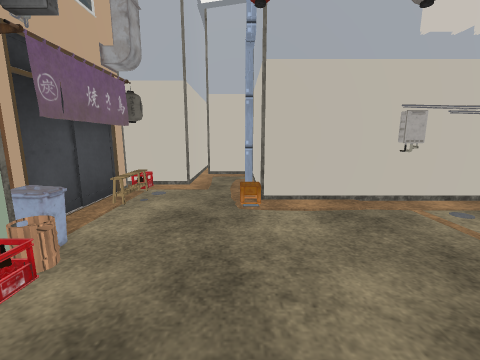
View 1 (above)

16 first-person views from a walk through a 3-D level made in the Unity game engine. The camera is 1.2 m above the floor, tilts 10° down and sees 90° across. The floor is counted in squares, 1 m on a side. Each view is taken from the middle of a square. On the plan, view 1 faces up. The plan holds only what a view shows up to about 12 squares ahead; the rest is blank. The place goes on beyond the plan. The player character is not drawn. Some animated figures are left out. Some surface patterns are stand-ins.

View 2
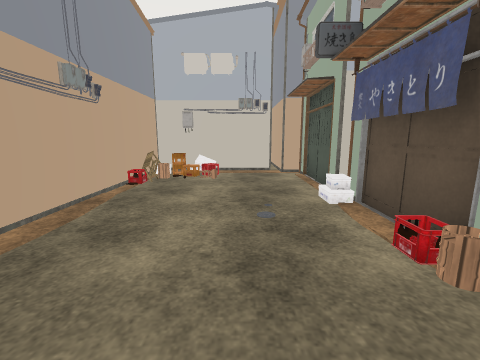

View 3
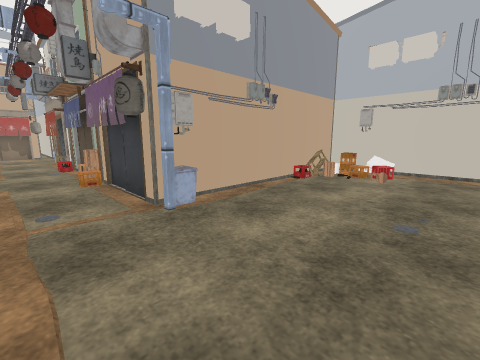

View 4
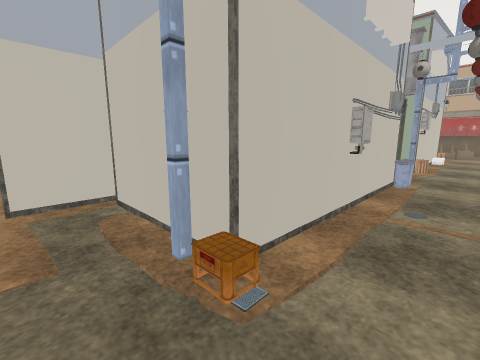

View 5
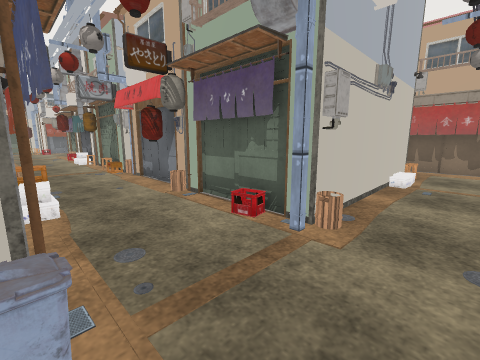

View 6
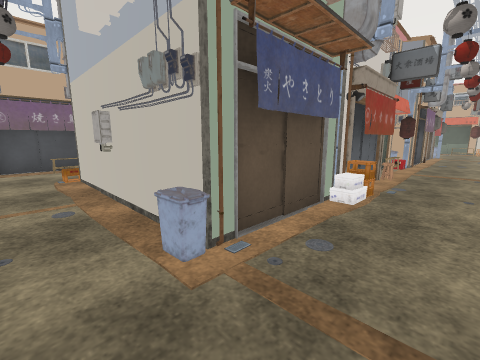

View 7
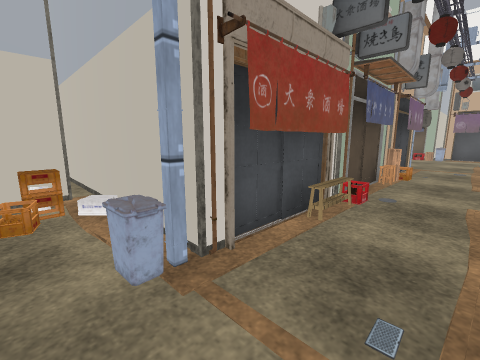

View 8
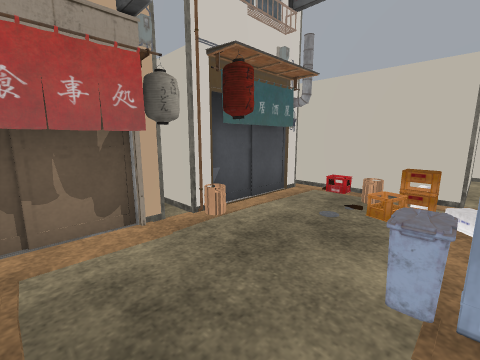

View 9
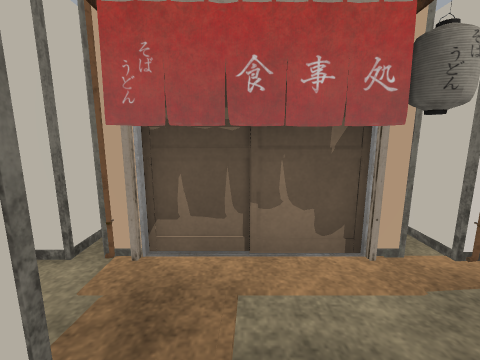

View 10
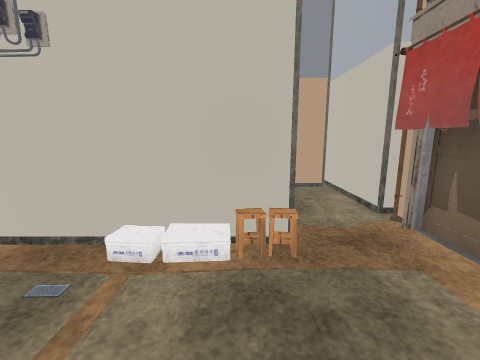

View 11
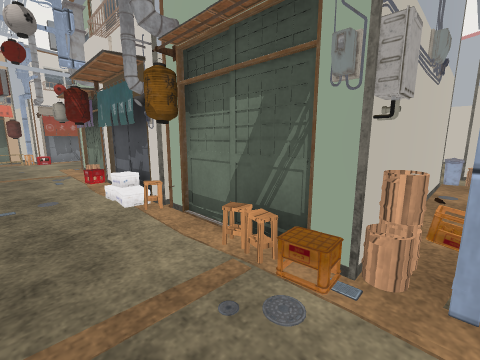

View 12
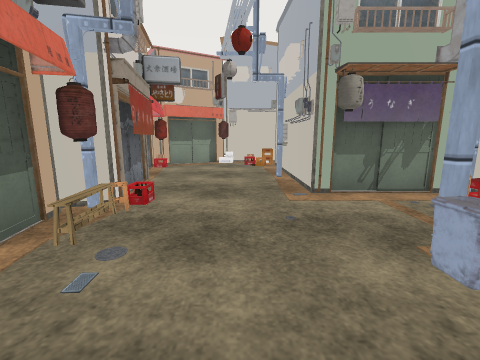

View 13
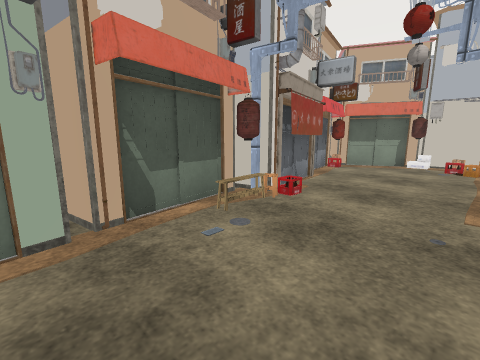

View 14
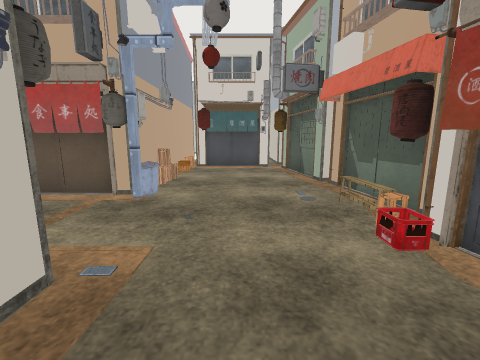

View 15
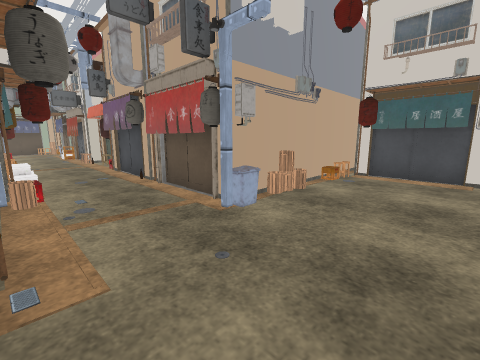

View 16
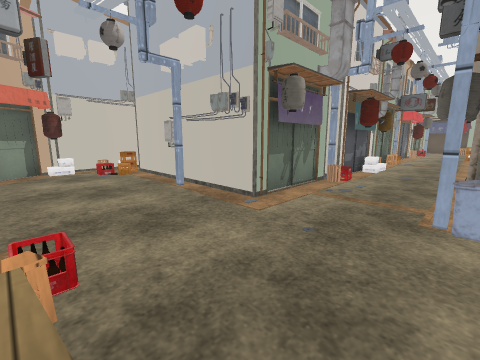

### Floor plan
Key: @ floor where view 1 was taken; # wall or solid block; . floor; = window, fence, low wall or low ledge; H house; P pole; E heater; B bin; S stool; A barrel; O other object.
Columns run from 3 left of view 1 to 17 right of it. Each row starts with its distance up from view 1.
 27           ###   ####
 26        ####P###H.H##
 25    #HH##H.OHHH....H#
 24    ##H............H##
 23     #..............#
 22     H........ PE..=#
 21    ######PB.H#######
 20          H..H
 19          #..#
 18          #.HP
 17          H..#
 16          #..H
 15         ##..O
 14         OP..H
 13         H...##
 12         #...E##
 11         ##..PA
 10          H..#
  9          #..#
  8          #P.H     ##
  7          #.H#     .#
  6 #####    H..H     .##
  5 #H.P######..P#####.H
  4 #H....E..B..E......H
  3 #B....P.........B..H
  2  H...BE##A#H####P..H#
  1  H....##        H.HH
  0  H.@..#         H..H
 -1  #....#         H#.H
 -2  H....#         ####
 -3  #....S         #
 -4  H..O=#   HHH
 -5  ######H
 -6        H
 -7        H

Where each view was taken, in squares from view 1:
view 1: 0 up, 0 right, facing up
view 2: 4 up, 0 right, facing down
view 3: 4 up, 1 left, facing down-right
view 4: 3 up, 1 left, facing up-right
view 5: 3 up, 6 right, facing up-right
view 6: 3 up, 8 right, facing up-left
view 7: 4 up, 14 right, facing down-left
view 8: 4 up, 13 right, facing down-right
view 9: 4 up, 14 right, facing right
view 10: 2 up, 14 right, facing up
view 11: 11 up, 7 right, facing up-right
view 12: 23 up, 4 right, facing right
view 13: 22 up, 4 right, facing up-right
view 14: 23 up, 11 right, facing left
view 15: 24 up, 9 right, facing down-left
view 16: 25 up, 6 right, facing down-right
